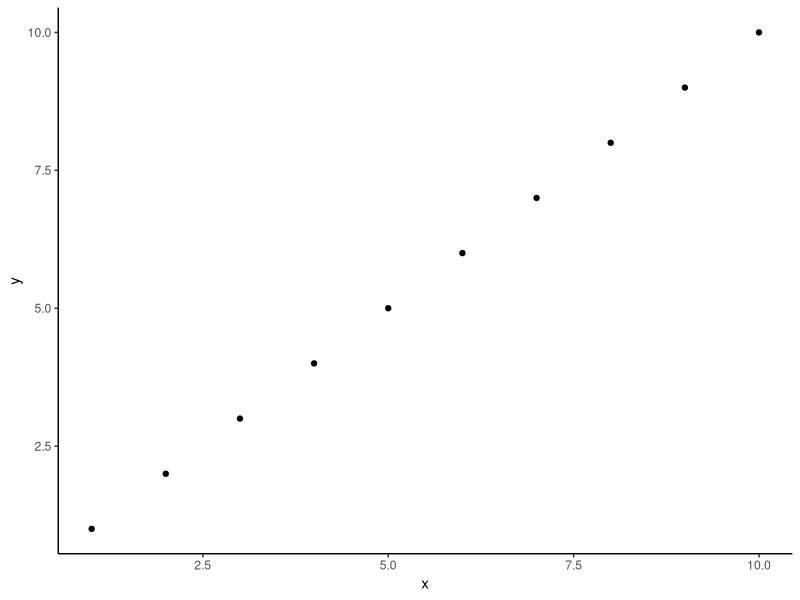
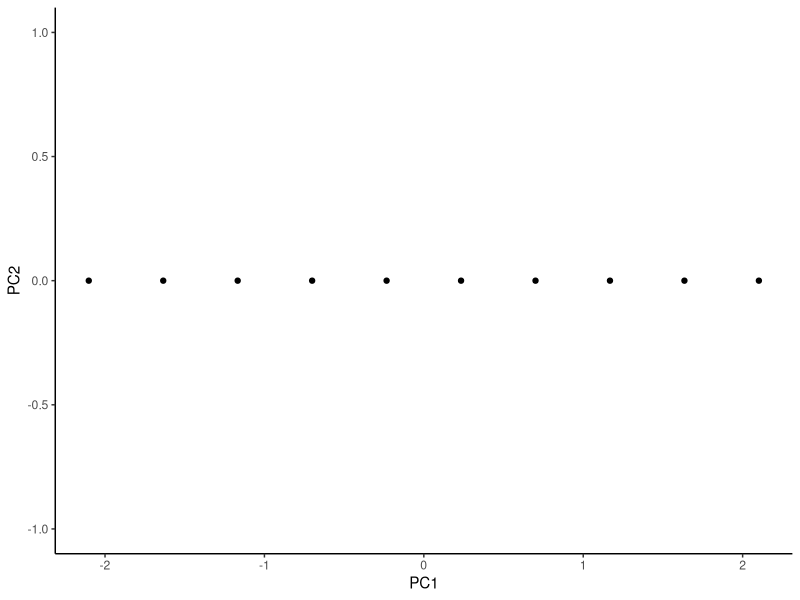
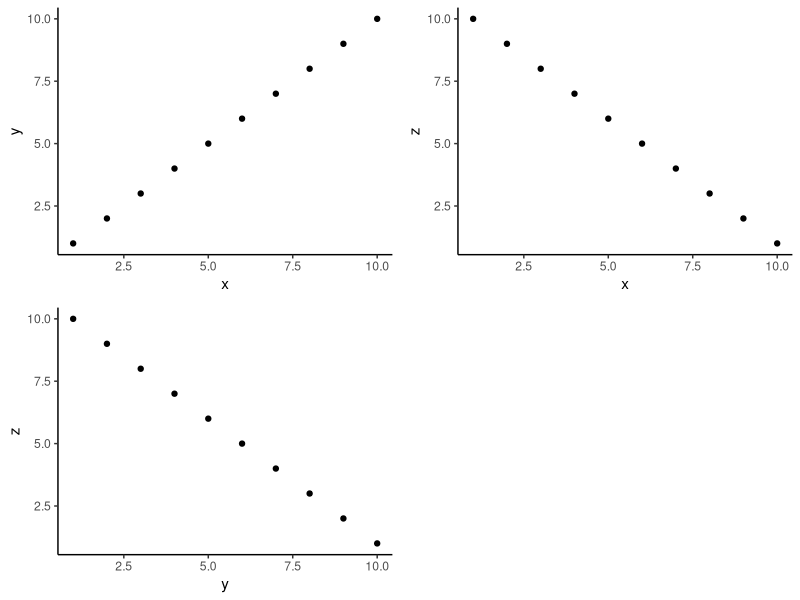
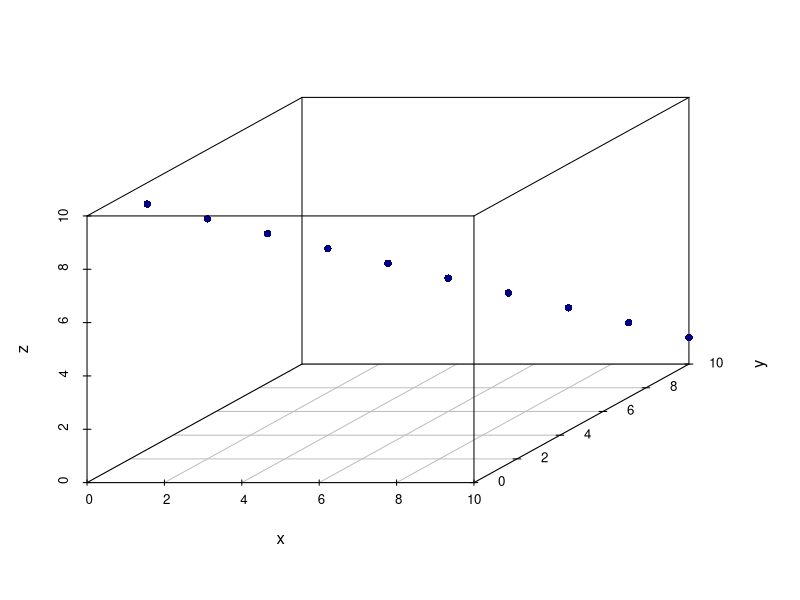
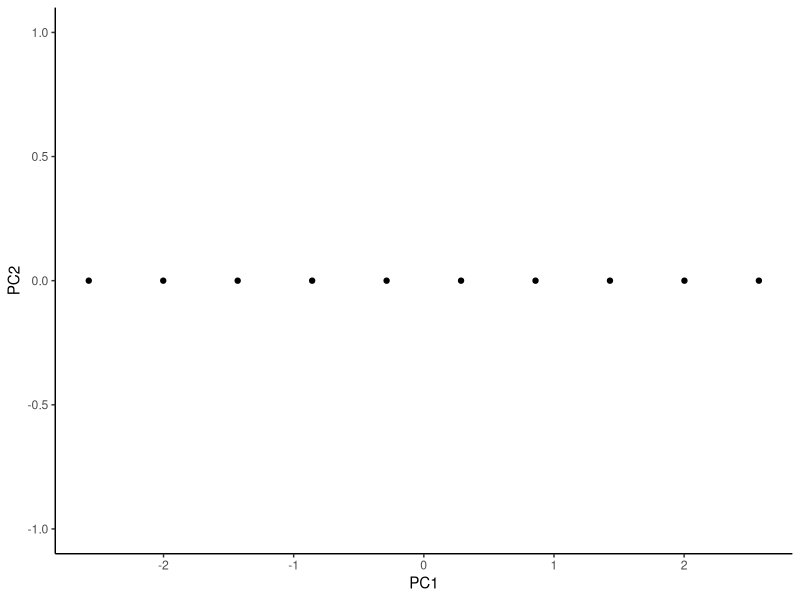
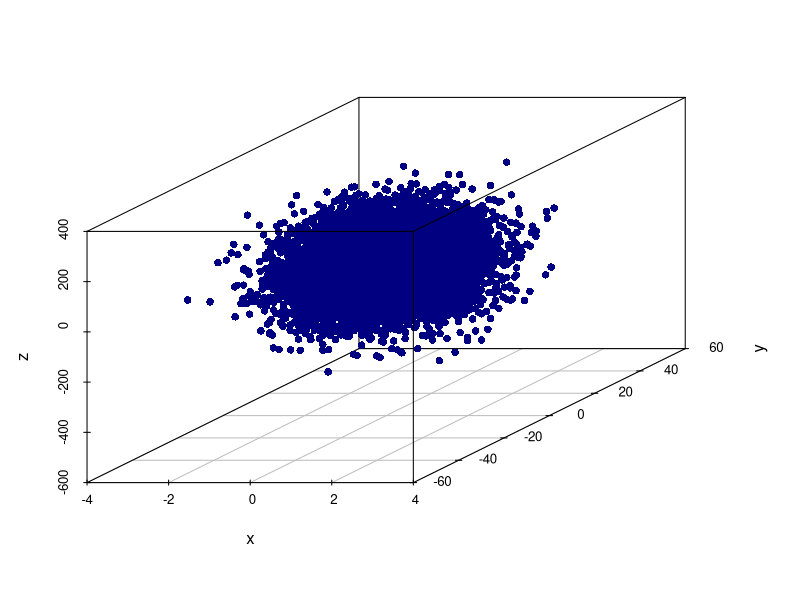
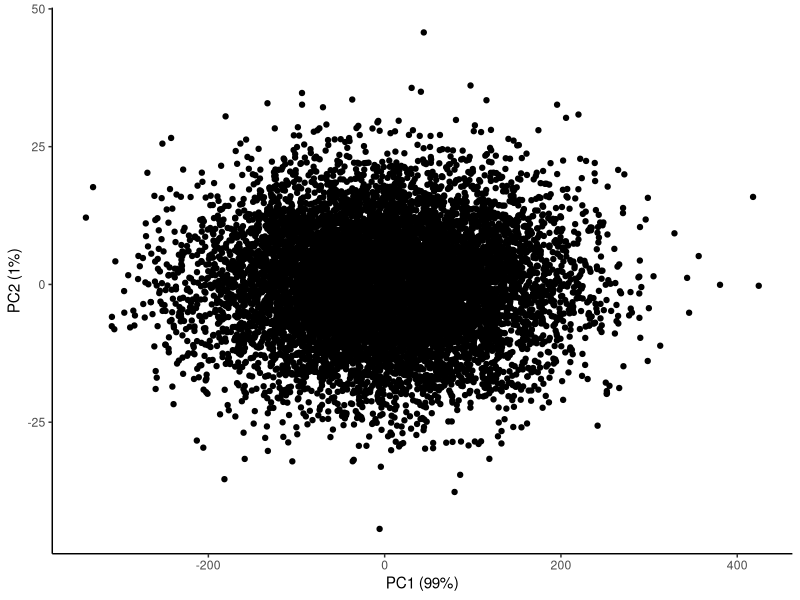
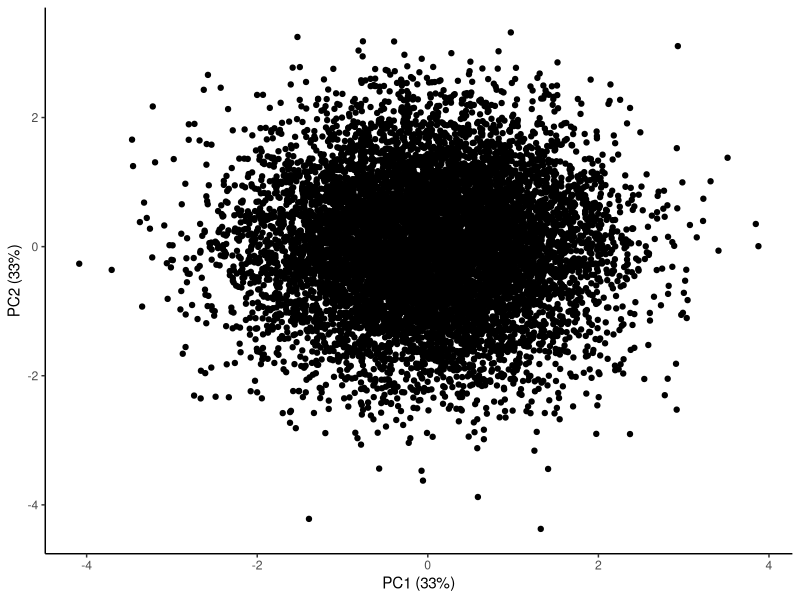

Recreate these plots in R, in order.
## ---- chunk 1
knitr::opts_chunk$set(echo = TRUE)
require(ggplot2)
require(RColorBrewer)
require(cowplot)
require(scatterplot3d)
require(MASS)
ggplot2::theme_set(theme_classic())
## ---- chunk 2
data <- read.delim("HW9_EXPRESSION_DATA.tsv", check.names = F)
meta <- read.delim("HW9_SAMPLE_DATA.tsv")
## ---- chunk 3
data <- data[rowSums(data) != 0, ]
## ---- chunk 4
straight.line.data <- data.frame(x = 1:10, y=1:10)
qplot(x, y, data=straight.line.data, geom="point")
## ---- chunk 5
straight.line.pca <- prcomp(straight.line.data, center=T, scale=T)
summary(straight.line.pca)
## ---- chunk 6
qplot(PC1, PC2, data=as.data.frame(straight.line.pca$x), geom="point") + scale_y_continuous(limit=c(-1,1))
## ---- chunk 7
threed.data <- cbind(straight.line.data, data.frame(z=10:1))
plot_grid(qplot(x, y, data=threed.data, geom="point"),
          qplot(x, z, data=threed.data, geom="point"),
          qplot(y, z, data=threed.data, geom="point"), 
          ncol=2)

scatterplot3d(threed.data, color="navyblue", pch=16)
## ---- chunk 8
threed.pca <- prcomp(threed.data, center=T, scale=T)
summary(threed.pca)

qplot(PC1, PC2, data=as.data.frame(threed.pca$x), geom="point") + scale_y_continuous(limit=c(-1,1))
## ---- chunk 9
noisy.data <- data.frame(x=rnorm(10000, mean=0, sd=1),
                         y=rnorm(10000, mean=0, sd=10),
                         z=rnorm(10000, mean=0, sd=100))
scatterplot3d(noisy.data, color="navyblue", pch=16)
## ---- chunk 10
noisy.data.pca <- prcomp(noisy.data, center=T, scale=F)
summary(noisy.data.pca)
qplot(PC1, PC2, data=as.data.frame(noisy.data.pca$x), geom="point") + labs(x="PC1 (99%)", y="PC2 (1%)")
## ---- chunk 11
dist.data <- dist(noisy.data)
dist.pca.data <- dist(noisy.data.pca$x)
sum(dist.data)
sum(dist.pca.data)
sum(dist.data - dist.pca.data)
## ---- chunk 12
# Original transformation
noisy.rotated <- as.matrix(scale(noisy.data, scale=F)) %*% noisy.data.pca$rotation
sum(noisy.rotated - noisy.data.pca$x)

# Rotate backwards
noisy.rotated.back <- noisy.data.pca$x %*% MASS::ginv(noisy.data.pca$rotation)
sum(noisy.rotated.back - scale(noisy.data, scale=F))
## ---- chunk 13
noisy.data.pca.scaled <- prcomp(noisy.data, center=T, scale=T)
summary(noisy.data.pca.scaled)
qplot(PC1, PC2, data=as.data.frame(noisy.data.pca.scaled$x), geom="point") + labs(x="PC1 (33%)", y="PC2 (33%)")
## ---- chunk 14
data.pca <- prcomp(data, center=T, scale=T)
summary(data.pca)
qplot(PC1, PC2, data=as.data.frame(data.pca$x), geom="point")
## ---- chunk 15
data.pca.t <- prcomp(t(data), center=T, scale=T)
summary(data.pca.t)
qplot(PC1, PC2, data=as.data.frame(data.pca.t$x), geom="point")
## ---- chunk 16
data.pca.t.df <- cbind(as.data.frame(data.pca.t$x), meta)
sum(rownames(data.pca.t.df) == data.pca.t.df$Sample_ID)
## ---- chunk 17
ggplot(data.pca.t.df, aes(x=PC1, y=PC2, shape=Experiment, color=TF)) +
  geom_point() +
  scale_color_brewer(palette = "Set3") +
  labs(x="PC1 (43.7%)", y="PC2 (16.1%)")
## ---- chunk 18
# What does PC1 mean for expression data
# Do a matrix inverse on PC1
rotation.inverse <- MASS::ginv(data.pca.t$rotation[, "PC1", drop=F])
colnames(rotation.inverse) <- row.names(data.pca.t$rotation)

# Calculate the expression values from the PC1 loading and the PC1 matrix inverse
data.pc1 <- as.matrix(data.pca.t.df[, "PC1", drop=F]) %*% rotation.inverse

# Unscale
data.pc1 <- sweep(data.pc1, 2, data.pca.t$scale, FUN = "*")
# Uncenter
data.pc1 <- sweep(data.pc1, 2, data.pca.t$center, FUN = "+")
